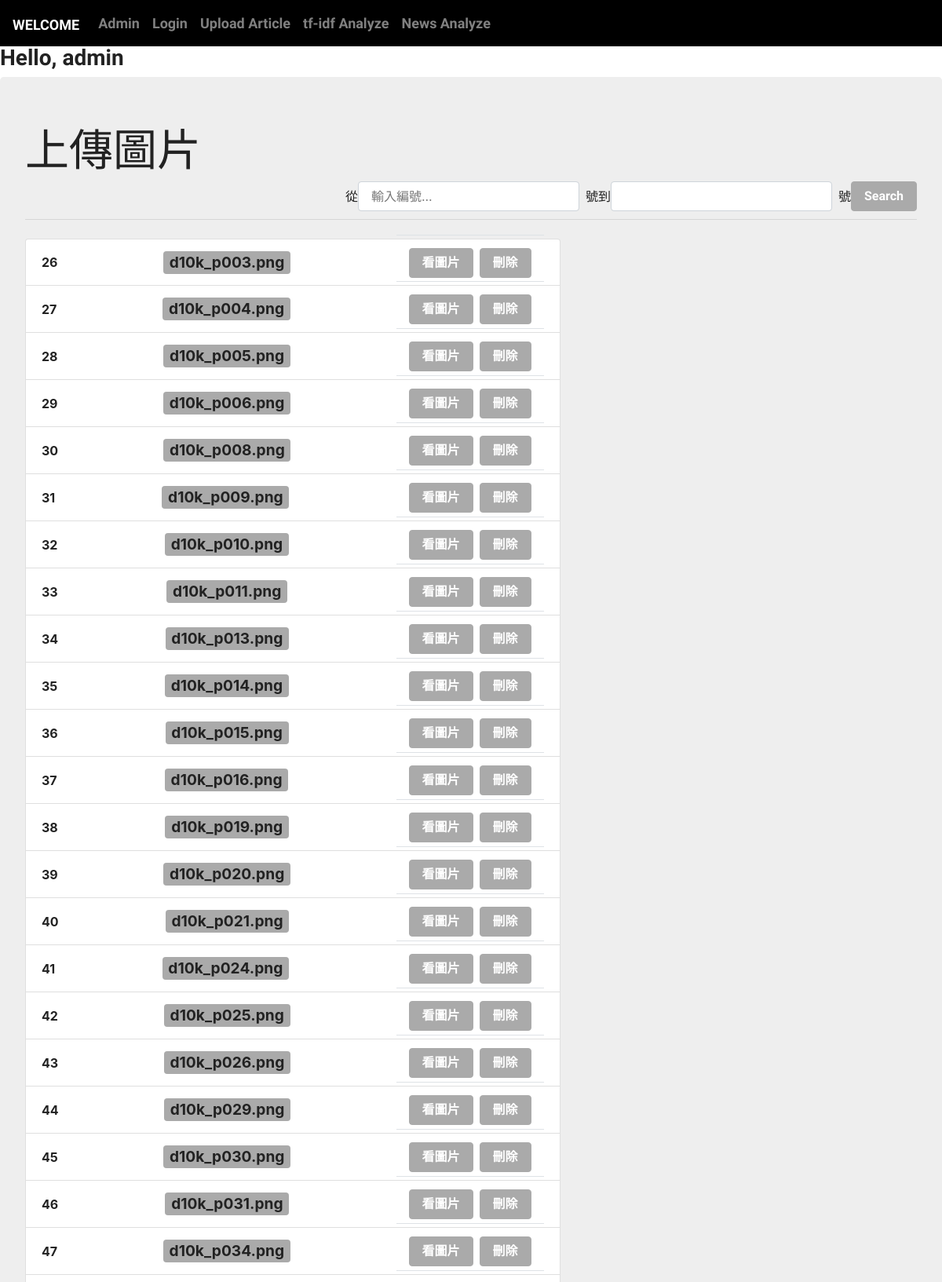
Page /uploadArticles/uploadimage/admin (signed in, upper part) on the committed database.
### uploadArticle/models.py (models this page shows, shortened)
class UserImageFile(models.Model):
	title = models.CharField(max_length=30, blank=False)
	img = models.ImageField(upload_to='UserImgDir/')
	user = models.ForeignKey(settings.AUTH_USER_MODEL, on_delete=models.CASCADE, related_name = 'ImgFile')

### uploadArticle/views.py (the view)
# urls.py: path('uploadimage/admin', views.imgadmin, name='imgadmin'),
@login_required(login_url='/loginapp/login')
def imgadmin(request):
	uu = User.objects.get(username=request.user.username)
	imgs = uu.ImgFile.all()
	return render(request, 'upart/uploadimgadmin.html', {'imgs':imgs})

### templates/upart/uploadimgadmin.html (shortened to what this page needs)
{% extends '../customdict/editdict.html' %}
{% block h1block %}上傳圖片{% endblock %}
{% block Searchblock %}
    <form class="form-inline my-2 my-lg-0" style="text-align: right;float: right;" method="POST" action="/uploadArticles/uploadimage/procimg">
      從<input name='startID' class="form-control mr-sm-2" type="text" placeholder="輸入編號..." >號到
      <input name='endID' class="form-control mr-sm-2" type="text" >號
      <button class="btn btn-secondary my-2 my-sm-0" type="submit">Search</button>
    </form>
{% endblock %}
{% block Dictblock %}
    <ul class="list-group">
      {% for img in imgs %}
      <li class="list-group-item d-flex justify-content-between align-items-center" style="height: 60px; width: 60%">
        <b>{{img.pk}}</b><strong class="badge badge-secondary" style="font-size: 120%;">{{img.title}}</strong>
        <div class="modal-footer">
          <button type="button" class="btn btn-secondary" data-dismiss="modal" onclick="location.href='{{img.img.url}}'">看圖片</button>
	        <button type="button" class="btn btn-secondary" data-dismiss="modal" onclick="location.href='/uploadArticles/uploadimage/delete/{{img.pk}}'">刪除</button>
        </div>
      </li>
      {% endfor %}
    </ul>
{% endblock %}

### templates/customdict/editdict.html (shortened to what this page needs)
{% extends 'base.html' %}
	{% block body %}
	<h3>Hello, {{request.user.username}}<br></h3>
    <div class="jumbotron" >
    <h1 class="display-4" style="text-align: left;">
    {% block h1block %}{% endblock %}
    </h1>
    {% block Searchblock %}{% endblock %}
    <br><hr class="my-4">
    {% block Dictblock %}{% endblock %}
  	</div>
	{% endblock %}

### rows in the picture
UserImageFile: pk "26", title "d10k_p003.png"
UserImageFile: pk "27", title "d10k_p004.png"
UserImageFile: pk "28", title "d10k_p005.png"
UserImageFile: pk "29", title "d10k_p006.png"
UserImageFile: pk "30", title "d10k_p008.png"
UserImageFile: pk "31", title "d10k_p009.png"
UserImageFile: pk "32", title "d10k_p010.png"
UserImageFile: pk "33", title "d10k_p011.png"
UserImageFile: pk "34", title "d10k_p013.png"
UserImageFile: pk "35", title "d10k_p014.png"
UserImageFile: pk "36", title "d10k_p015.png"
UserImageFile: pk "37", title "d10k_p016.png"
UserImageFile: pk "38", title "d10k_p019.png"
UserImageFile: pk "39", title "d10k_p020.png"
UserImageFile: pk "40", title "d10k_p021.png"
UserImageFile: pk "41", title "d10k_p024.png"
UserImageFile: pk "42", title "d10k_p025.png"
UserImageFile: pk "43", title "d10k_p026.png"
UserImageFile: pk "44", title "d10k_p029.png"
UserImageFile: pk "45", title "d10k_p030.png"
UserImageFile: pk "46", title "d10k_p031.png"
UserImageFile: pk "47", title "d10k_p034.png"

### other values in the picture
{{ request.user.username }} "admin"
